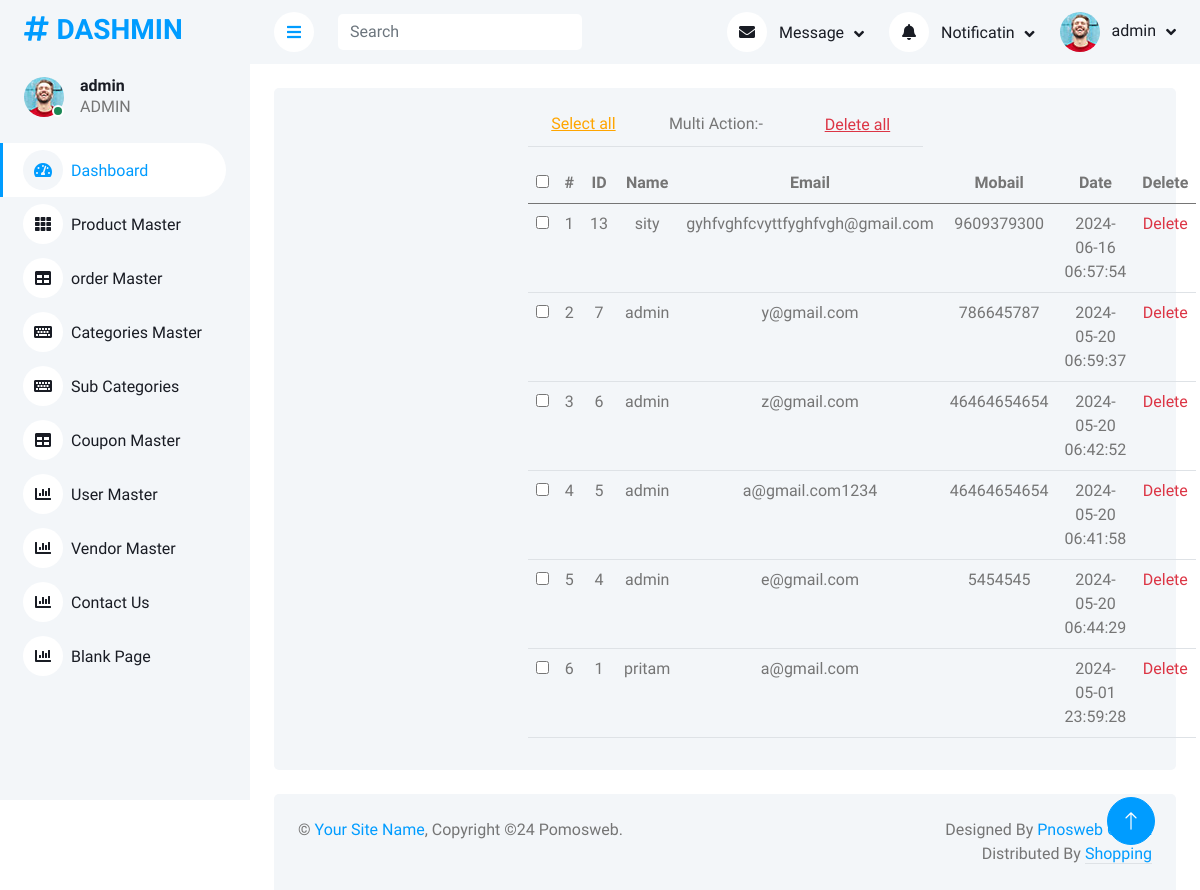
The app's page /admin/user-master.php (signed in), older data.
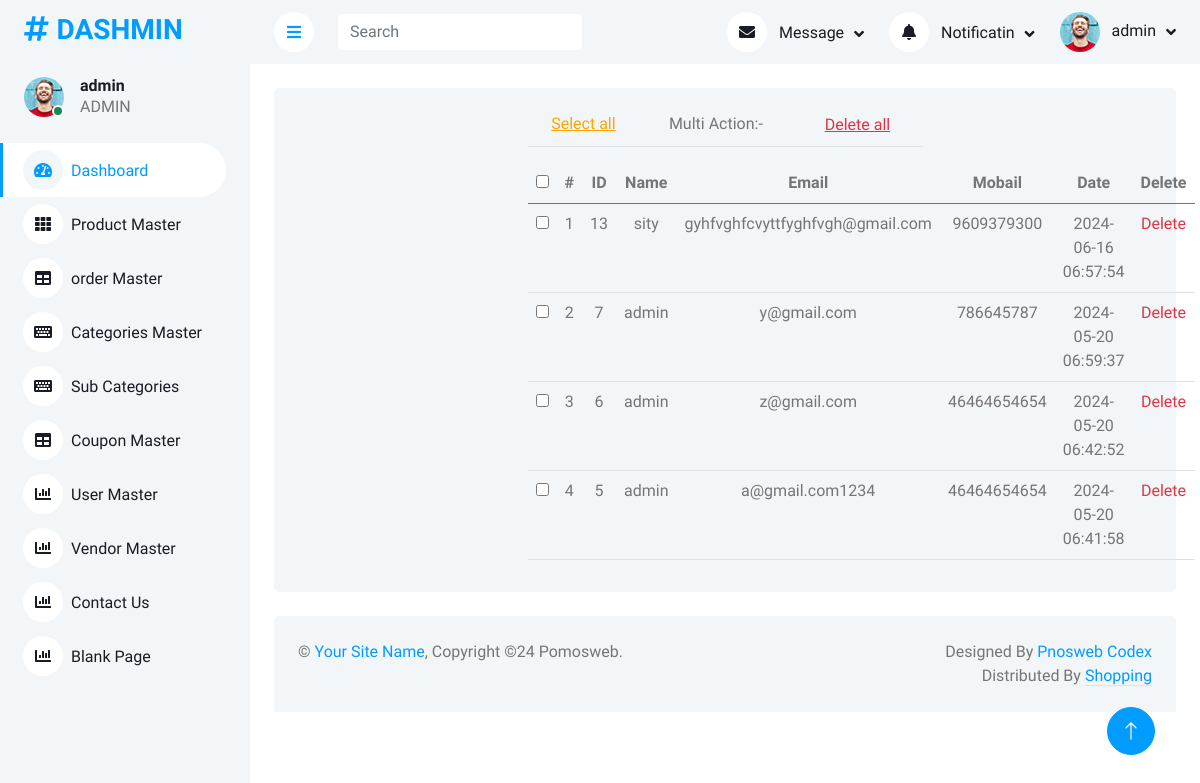
The same page, newer data.
### tables this page shows
CREATE TABLE `users` (
  `id` int(11) NOT NULL,
  `name` varchar(255) NOT NULL,
  `email` varchar(75) NOT NULL,
  `password` varchar(50) NOT NULL,
  `mobail` varchar(15) NOT NULL,
  `added_on` datetime NOT NULL
);

### admin/user-master.php (the view, shortened to what this page needs)
<?php
require_once("./inc/connection.inc.php");
$sql = "SELECT * FROM users ORDER BY id DESC";
$result = mysqli_query($con, $sql);
include("./sideber.inc.php");
?>
</div>
<div class="content">
    <?php include("./top.inc.php") ?>
    <div class="container-fluid pt-4 px-4">
        <div class="row  bg-light rounded align-items-center justify-content-center mx-0">
            <div class="col-md-6 text-center">
                <div class="card-body">
                    <div class="table-stats order-table ov-h">
                        <form action="" method="post">
                            <table class="table">
                                <tr>
                                    <td><label for="checkAll" class="multi_select ">Select all</label></td>
                                    <td>Multi Action:-</td>
                                    <td><input type="submit" name="de_submit" class="multi_select text-danger" value="Delete all" onclick="return confirm('Are you sure want to delete')"></td>
                                </tr>
                            </table>
                            <table class="table">
                                <thead>
                                    <tr>
                                        <th class="serial"><input type="checkbox" name="" id="checkAll"></th>
                                        <th class="serial">#</th>
                                        <th>ID</th>
                                        <th>Name</th>
                                        <th>Email</th>
                                        <th>Mobail</th>
                                        <th>Date</th>
                                        <th>Delete</th>
                                    </tr>
                                </thead>
                                <tbody>
                                    <?php
                                    $i = 1;
                                    while ($row = mysqli_fetch_assoc($result)) {
                                    ?>
                                        <tr>
                                            <th scope="row" class="table-data serial"><input type="checkbox" name="id[]" class="checkItem" id="" value='<?php echo $row["id"] ?>'></th>
                                            <td class="serial"><?php echo $i++ ?></td>
                                            <td><?php echo $row['id'] ?></td>
                                            <td><?php echo $row['name'] ?></td>
                                            <td><?php echo $row['email'] ?></td>
                                            <td><?php echo $row['mobail'] ?></td>
                                            <td><?php echo $row['added_on'] ?></td>
                                            <td><?php
                                                echo "<a class='text-danger' href='?type=delete&id=" . $row['id'] . "'>Delete</a>";
                                                ?></td>
                                        </tr>
                                    <?php } ?>
                                </tbody>
                            </table>
                        </form>
                    </div>
                </div>
            </div>
        </div>
    </div>
    <?php include("./footer.inc.php") ?>

Row changes from the older to the newer data that the page shows:
removed users: id "4", name "admin", email "e@gmail.com", mobail "5454545", added_on "2024-05-20 06:44:29"
removed users: id "1", name "pritam", email "a@gmail.com", added_on "2024-05-01 23:59:28"
